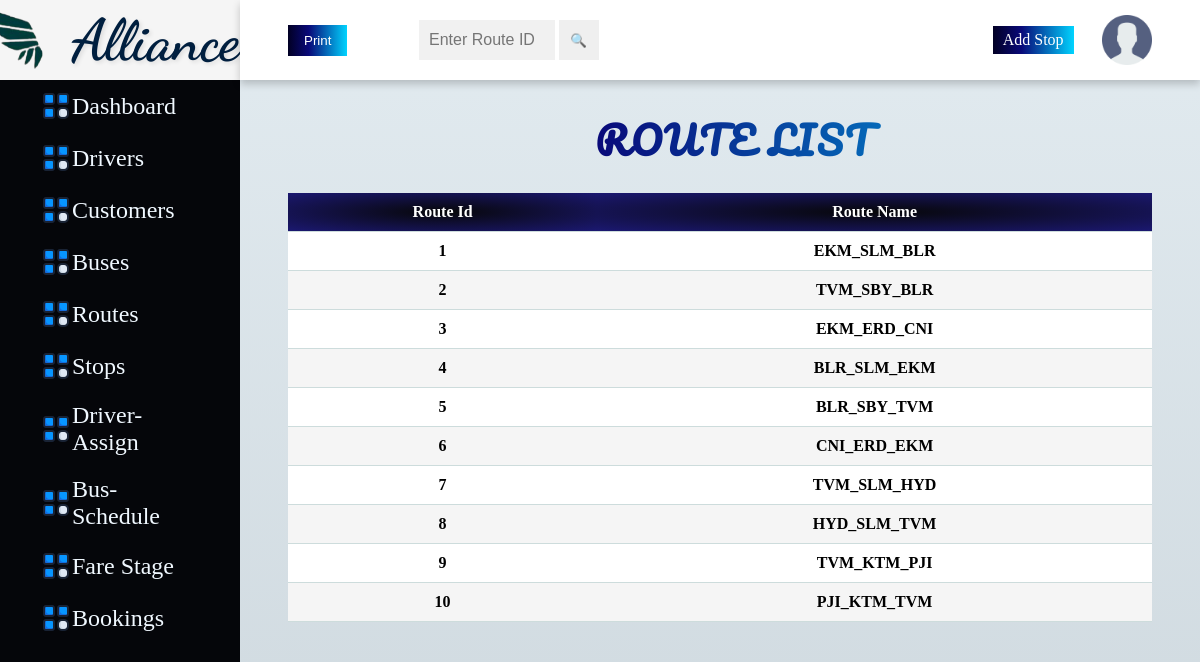
Screenshot of /Stop.php (signed in) with the database file from the repository.
### tables this page shows
CREATE TABLE `tbl_route` (
  `Route_id` int(5) NOT NULL,
  `Route_no` decimal(4,0) NOT NULL,
  `Route_name` varchar(20) NOT NULL,
  `Starting_point` varchar(20) NOT NULL,
  `Destination` varchar(20) NOT NULL,
  `Distance` decimal(4,0) NOT NULL,
  `Route_status` tinyint(1) DEFAULT 1
);

### Stop.php (the view, shortened to what this page needs)
<html>
<head>
    <link rel="stylesheet" href="Stop.css">
    <link rel="stylesheet" href="table.css">
</head>
<body>
<div class="side-menu">
            <div class="brand-name">
                <div class="logo">
                    <img src="logo2.png">
                </div>
                <h1>Alliance</h1>
        </div>
        <ul class="ui">
        <li><a href="admin.php"><img src="ui.png"> Dashboard </a></li>
          <li><a href="Driver.php"><img src="ui.png">Drivers</a></li>
          <li><a href="Cust.php"><img src="ui.png">Customers</a></li>
          <li><a href="Bus.php"><img src="ui.png">Buses</a></li>
          <li><a href="Route.php"><img src="ui.png">Routes</a></li>
          <li><a href="Stop.php"><img src="ui.png">Stops</a></li>
          <li><a href="Driverbus.php"><img src="ui.png">Driver-Assign</a></li>
          <li><a href="Busroute.php"><img src="ui.png">Bus-Schedule</a></li>
          <li><a href="Farestage.php"><img src="ui.png">Fare Stage</a></li>
          <li><a href="Abooking_view.php"><img src="ui.png">Bookings</a></li>
        </ul>
        </div>
    <div class="container">
        <div class="header">
            <div class="nav">
            <button id="print-driver" class="btn1">Print</button> &nbsp;&nbsp;
                <div class="search">
                    <form method="GET" action="">
                        <input type="text" placeholder="Enter Route ID" name="search_route_id">
                        <button type="submit">🔍</button>
                    </form>
                </div>
                <div class="user">
                <a href="Astop.php" class="btn">Add Stop</a>
                    <div class="img-case">
                        <img src="user.png" alt="user">
                    </div>
                 </div>
            </div>
        </div>
        <div class="content">
            <?php
            include 'Dbconnect.php';
            ?>
            <div class="main">
                <div class="form">
                    <?php if (isset($_GET['search_route_id']) && $result->num_rows > 0): ?>
                    <h1>Stop List</h1>
                    <table id="table" class="content-table pdf">
                        <thead>
                        <tr>
                        <th>Stop Number</th>
                            <th>Route Name</th>
                            <th>Stop Name</th>
                            <th>Arrival Time</th>
                            <th>Distance</th>
                            <th>Stop Status</th>
                            <th>Action</th>
                        </tr>
                    </thead>
                    <tbody>
                        <?php
                        while ($row = $result->fetch_assoc()) {
                            echo "<tr>";
                            "<td>" . $row["Stop_id"] . "</td>";
                            echo "<td>" . $row["Stop_no"] . "</td>";
                            echo "<td>" . $row["Route_name"] . "</td>";
                            echo "<td>" . $row["Stop_name"] . "</td>";
                            echo "<td>" . $row["Arrival_time"] . "</td>";
                            echo "<td>" . $row["Distance"] . "</td>";
                            echo "<td>" . ($row["Stop_status"] == 1 ? 'Active' : 'Inactive') . "</td>";
                            echo '<td><a href="Ustop.php?Stop_id=' . $row["Stop_id"] . '"><button>Edit</button></a></td>';
                            echo "</tr>";
                        }
                        ?>
                     </tbody>
                    </table>
                    <?php else: ?>
                    <h1>Route List</h1>
                    <table class="content-table">
                        <thead>
                        <tr>
                            <th>Route Id</th>
                            <th>Route Name</th>
                        </tr>
                    </thead>
                    <tbody>
                        <?php
                        $routeQuery = "SELECT * FROM tbl_Route";
                        $routeResult = $conn->query($routeQuery);
                        while ($routeRow = $routeResult->fetch_assoc()) {
                            echo "<tr>";
                            echo "<td>" . $routeRow["Route_id"] . "</td>";
                            echo "<td>" . $routeRow["Route_name"] . "</td>";
                            echo "</tr>";
                        }
                        ?>
                        </tbody>
                    </table>
                    <?php endif; ?>
                </div>
            </div>
        </div>
    </div>
</body>
</html>

### Stop.css (style rules this page uses)
* { margin: 0; padding: 0; box-sizing: border-box; }
body { min-height: 100vh; background: linear-gradient(to top, #cfd9df 0%, #e2ebf0 100%); background-size: cover; background-repeat: no-repeat; background-attachment: fixed; }
a { text-decoration: none; }
li { list-style: none; }
.side-menu h1 { color: #090979; display: flex; margin-bottom: 10px; margin-top: 10px; margin-left: -40%; }
.btn { background: linear-gradient(90deg, #020024 0%, #090979 35%, #00d4ff 100%); color: white; padding: 5px 10px; text-align: center; margin-left: 60%; }
.side-menu { position: fixed; background: #05060a; width: 20vw; min-height: 100vh; display: flex; flex-direction: column; }
.side-menu .brand-name { background: whitesmoke; height: 10vh; display: flex; align-items: center; justify-content: center; }
.side-menu .brand-name h1 { margin-left: -20%; font-family: 'Dancing Script', cursive; font-size: 58px; color: #001F3F; text-shadow: 2px 2px 4px rgba(0, 0, 0, 0.1); }
.side-menu .brand-name img { margin-left: -30%; height:85%; width:85%; }
.side-menu li a { font-size: 24px; padding: 10px 40px; color: aliceblue; display: flex; align-items: center; }
.container { position: absolute; background-size: 100%; right: 0; width: 80vw; height: 100vh; }
.container .header { position: fixed; top: 0; margin-left: 0%; width: 80vw; height: 10vh; background: white; display: flex; align-items: center; justify-content: center; box-shadow: 0 4px 8px 0 rgba(0, 0, 0, 0.2); z-index: 1; }
.container .header .nav { width: 90%; display: flex; align-items: center; }
.container .header .nav .search { flex: 1; display: flex; justify-content: center; }
.container .header .nav .search button { width: 40px; height: 40px; border: none; }
.container .header .nav .search input[type="text"] { border: none; background: #f1f1f1; padding: 10px; width: 50%; }
.container .header .nav .user { flex: 1; display: flex; justify-content: space-between; align-items: center; }
.container .header .nav .user img { width: 40px; height: 40px; }
.container .header .nav .user .img-case { position: relative; width: 50px; height: 50px; }
.container .header .nav .user .img-case img { position: absolute; top: 0; left: 0; width: 100%; height: 100%; }
.main { background-repeat: no-repeat; background-size: 140%; background-position: center; height: 100%; width: 100%; }
.form { width: 100%; height: 100%; position: relative; justify-content: center; padding-top: 10%; border-radius: 10px; z-index: 0; }
.form h1 { color: black; display: flex; justify-content: center; margin-bottom: 10px; margin-left: 3%; padding-bottom: 2%; }
ul.ui img { height: 20%; width: 20%; }
.search input[type="text"] { width: 300px; height: 40px; padding: 5px; font-size: 16px; }
.form h1 { font-size: 38px; text-align: center; font-family: 'Pacifico', cursive; color: #e74c3c; letter-spacing: 2px; text-transform: uppercase; padding: 10px 20px; background: linear-gradient(90deg, #020024 0%, #090979 35%, #00d4ff 100%); background-clip: text; -webkit-background-clip: text; color: transparent; transition: transform 0.3s, text-shadow 0.3s; cursor: pointer; }

### table.css (style rules this page uses)
table { width: 90%; border-collapse: collapse; margin-bottom: 20%; margin-left: 5%; }
table th { background: radial-gradient( rgba(7,7,9,1), rgba(27,24,113,1)); color: #fff; padding: 10px; text-align: center; }
table td { padding: 10px; border-top: 1px solid #CDDCDC; border-bottom: 1px solid #CDDCDC; text-align: center; font-weight: 400; font-weight: bold; }
table tr { background-color: #ffffff; color: #000000; }
table tr:nth-child(even) { background-color: #F5F5F5; }
.btn1 { background: linear-gradient(90deg, #020024 0%, #090979 35%, #00d4ff 100%); color: #fff; padding: 8px 16px; border: none; cursor: pointer; }

### Dbconnect.php (style rules this page uses)
body { user-select: none; }

### rows the page displays
tbl_route: Route_id "1", Route_name "EKM_SLM_BLR"
tbl_route: Route_id "2", Route_name "TVM_SBY_BLR"
tbl_route: Route_id "3", Route_name "EKM_ERD_CNI"
tbl_route: Route_id "4", Route_name "BLR_SLM_EKM"
tbl_route: Route_id "5", Route_name "BLR_SBY_TVM"
tbl_route: Route_id "6", Route_name "CNI_ERD_EKM"
tbl_route: Route_id "7", Route_name "TVM_SLM_HYD"
tbl_route: Route_id "8", Route_name "HYD_SLM_TVM"
tbl_route: Route_id "9", Route_name "TVM_KTM_PJI"
tbl_route: Route_id "10", Route_name "PJI_KTM_TVM"
